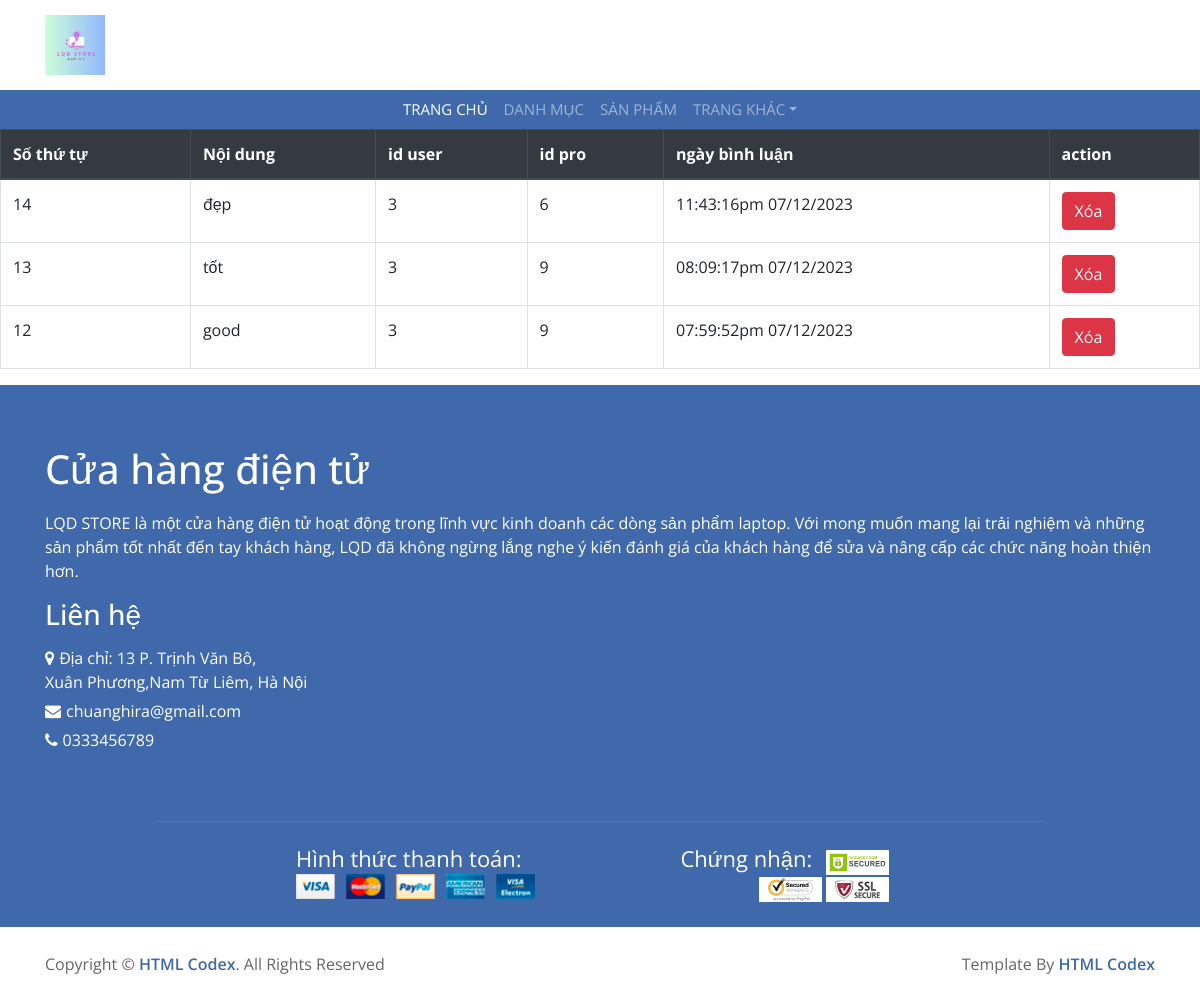
/admin/index.php?act=listbl, run on the app's committed database.
### tables this page shows
CREATE TABLE `binhluan` (
  `id_bl` int NOT NULL,
  `noidung` varchar(255) NOT NULL,
  `id_user` int NOT NULL,
  `id_sp` varchar(11) NOT NULL,
  `ngaybinhluan` varchar(30) NOT NULL,
  `is_delete` int NOT NULL DEFAULT '0'
);

### model/pdo.php (called while the page is built, shortened)
<?php
function pdo_get_connection(){
    $dburl = "mysql:host=localhost;dbname=duan1;charset=utf8";
    $username = 'root';
    $password = '';
    $conn = new PDO($dburl, $username, $password);
    $conn -> setAttribute(PDO::ATTR_ERRMODE, PDO::ERRMODE_EXCEPTION);
    return $conn;
}
function pdo_query($sql){
    $sql_args = array_slice(func_get_args(),1);
    try {
        $conn = pdo_get_connection();
        $stmt = $conn->prepare($sql);
        $stmt -> execute($sql_args);
        $rows = $stmt->fetchAll();
        return $rows;
    } catch (PDOException $e) {
        throw $e;
    }
    finally{
        unset($conn);
    }
}
?>

### model/binhluan.php (called while the page is built, shortened)
<?php
function loadall_binhluan($idpro){
    $sql =" SELECT * from binhluan join taikhoan on taikhoan.id=binhluan.id_user where binhluan.is_delete=0";
     $sql.=" order by id_bl desc";
    $listbl=pdo_query($sql);
    return $listbl;
}
?>

### admin/binhluan/list.php (the view, shortened to what this page needs)
<!DOCTYPE html>
<html lang="en">
<head>
</head>
<body>
<table class="table table-bordered">
    <thead class="thead-dark">
    <tr>
    <th>Số thứ tự</th>
    <th>Nội dung</th>
    <th>id user</th>
    <th>id pro</th>
    <th>ngày bình luận</th>
    <th>action</th>
    </tr>
    </thead>
    <?php foreach ($listbl as $bl) {
    ?>
    <tr>
        <td><?php echo $bl['id_bl']?></td>
        <td><?php echo $bl['noidung']?></td>
        <td><?php echo $bl['id_user']?></td>
        <td><?php echo $bl['id_sp']?></td>
        <td><?php echo $bl['ngaybinhluan']?></td>
        <td><a href="index.php?act=xoabl&id=<?php echo $bl['id_bl']?>"><input type="button" class="btn btn-danger" value="Xóa"></a></td>
    </tr>
    <?php
    }?>
  </table>
</body>
</html>

### css/style.css (style rules this page uses)
body { color: #666666; font-family: 'Open Sans', sans-serif; font-weight: 400; background: #ffffff; }
a { color: #3F69AA; transition: 0.5s; }

### data on the page
binhluan: id_bl "14", noidung "đẹp", id_user "3", id_sp "6", ngaybinhluan "11:43:16pm 07/12/2023"
binhluan: id_bl "13", noidung "tốt", id_user "3", id_sp "9", ngaybinhluan "08:09:17pm 07/12/2023"
binhluan: id_bl "12", noidung "good", id_user "3", id_sp "9", ngaybinhluan "07:59:52pm 07/12/2023"
